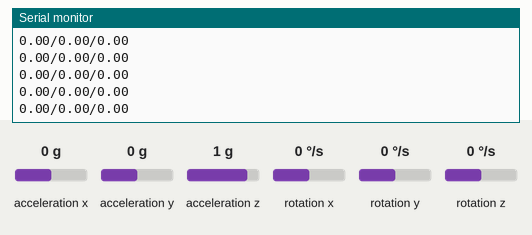
A sketch run on a simulated Arduino Uno, built with avr-gcc and run on an emulated ATmega328P. Shown: the last lines printed to the serial monitor. The inputs (shaded band) are chosen by the test bench; at power-on: acceleration z 1 g, acceleration x 0 g, rotation x 0 °/s, acceleration y 0 g, rotation y 0 °/s, rotation z 0 °/s.

Above: at 8.1 s.
8.2 s: acceleration z set to 0 g
At 8.7 s:
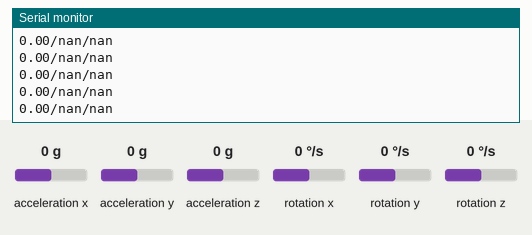
10.1 s: acceleration x set to -1.4 g
At 11.1 s:
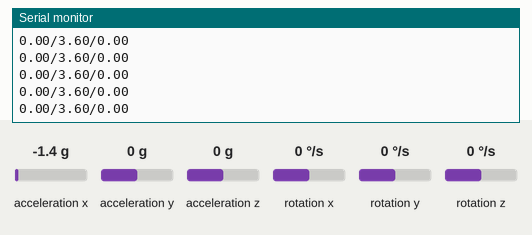
13.1 s: rotation x set to 100 °/s
At 14.1 s:
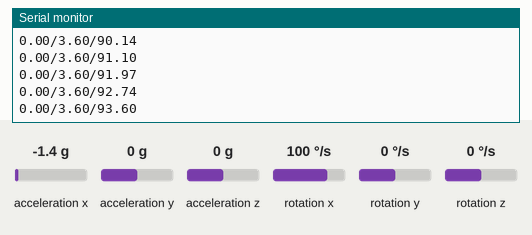
16.1 s: acceleration y set to -1.4 g
At 16.9 s:
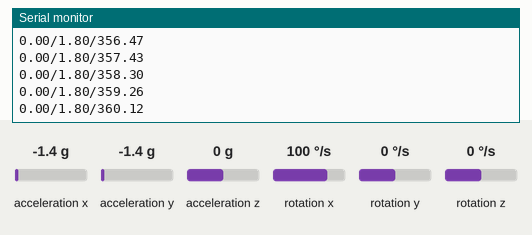
17.6 s: rotation y set to -192 °/s
At 18.5 s:
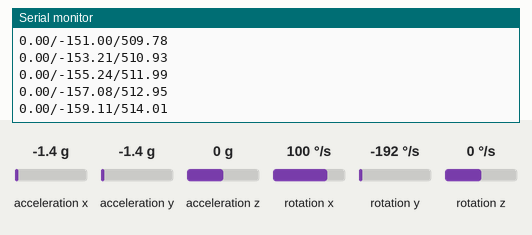
Timing chart, 0 to 20.1 s (numbered marks = the images above; inputs shaded):
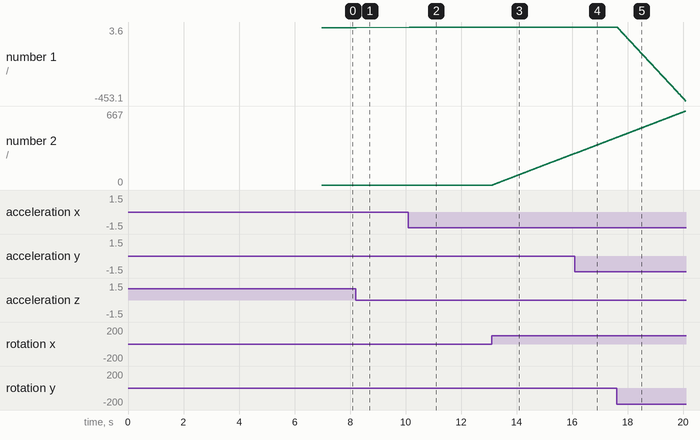

Measured:
- after the input at 8.2 s, the serial monitor: prints a new line at once (image 1)
- after the input at 10.1 s, the serial monitor: prints a new line at once (image 2)
- after the input at 13.1 s, the serial monitor: prints a new line at once (image 3)
- plotted number 1: 0 → 3.6 after the input at 10.1 s
- plotted number 2: 0 → 285.5 after the input at 13.1 s

The sketch:

calibrationtest.ino
```cpp
// Arduino sketch that returns calibration offsets for MPU6050 //   Version 1.1  (31th January 2014)
// Done by Luis Ródenas <luisrodenaslorda@gmail.com>
// Based on the I2Cdev library and previous work by Jeff Rowberg <jeff@rowberg.net>
// Updates (of the library) should (hopefully) always be available at https://github.com/jrowberg/i2cdevlib

// These offsets were meant to calibrate MPU6050's internal DMP, but can be also useful for reading sensors.
// The effect of temperature has not been taken into account so I can't promise that it will work if you
// calibrate indoors and then use it outdoors. Best is to calibrate and use at the same room temperature.

/* ==========  LICENSE  ==================================
 I2Cdev device library code is placed under the MIT license
 Copyright (c) 2011 Jeff Rowberg

 Permission is hereby granted, free of charge, to any person obtaining a copy
 of this software and associated documentation files (the "Software"), to deal
 in the Software without restriction, including without limitation the rights
 to use, copy, modify, merge, publish, distribute, sublicense, and/or sell
 copies of the Software, and to permit persons to whom the Software is
 furnished to do so, subject to the following conditions:

 The above copyright notice and this permission notice shall be included in
 all copies or substantial portions of the Software.

 THE SOFTWARE IS PROVIDED "AS IS", WITHOUT WARRANTY OF ANY KIND, EXPRESS OR
 IMPLIED, INCLUDING BUT NOT LIMITED TO THE WARRANTIES OF MERCHANTABILITY,
 FITNESS FOR A PARTICULAR PURPOSE AND NONINFRINGEMENT. IN NO EVENT SHALL THE
 AUTHORS OR COPYRIGHT HOLDERS BE LIABLE FOR ANY CLAIM, DAMAGES OR OTHER
 LIABILITY, WHETHER IN AN ACTION OF CONTRACT, TORT OR OTHERWISE, ARISING FROM,
 OUT OF OR IN CONNECTION WITH THE SOFTWARE OR THE USE OR OTHER DEALINGS IN
 THE SOFTWARE.
 =========================================================
 */

// I2Cdev and MPU6050 must be installed as libraries
#include "I2Cdev.h"
#include "MPU6050.h"
#include "Wire.h"

///////////////////////////////////   CONFIGURATION   /////////////////////////////
//Change this 3 variables if you want to fine tune the skecth to your needs.
int buffersize=1000;     //Amount of readings used to average, make it higher to get more precision but sketch will be slower  (default:1000)
int acel_deadzone=8;     //Acelerometer error allowed, make it lower to get more precision, but sketch may not converge  (default:8)
int giro_deadzone=1;     //Giro error allowed, make it lower to get more precision, but sketch may not converge  (default:1)

// default I2C address is 0x68
// specific I2C addresses may be passed as a parameter here
// AD0 low = 0x68 (default for InvenSense evaluation board)
// AD0 high = 0x69
//MPU6050 accelgyro;
MPU6050 accelgyro(0x68); // <-- use for AD0 high

int16_t ax, ay, az,gx, gy, gz;

int mean_ax,mean_ay,mean_az,mean_gx,mean_gy,mean_gz,state=0;
int ax_offset,ay_offset,az_offset,gx_offset,gy_offset,gz_offset;

float accelX, accelY, accelZ;
float gyroX, gyroY, gyroZ;
float accErrorX, accErrorY;
float gyroErrorX, gyroErrorY, gyroErrorZ;
float accelAngleX, accelAngleY, gyroAngleX, gyroAngleY, gyroAngleZ;
float roll, pitch, yaw;
float elapsedTime, currentTime, previousTime;
int c = 0;


///////////////////////////////////   SETUP   ////////////////////////////////////
void setup() {
  // join I2C bus (I2Cdev library doesn't do this automatically)
  Wire.begin();
  // COMMENT NEXT LINE IF YOU ARE USING ARDUINO DUE
  TWBR = 24; // 400kHz I2C clock (200kHz if CPU is 8MHz). Leonardo measured 250kHz.

  // initialize serial communication
  Serial.begin(19200);

  // initialize device
  accelgyro.initialize();

  // wait for ready
  while (Serial.available() && Serial.read()); // empty buffer
  while (Serial.available() && Serial.read()); // empty buffer again

  // start message
  Serial.println("\nMPU6050 Accel Sketch");
  delay(2000);
  Serial.println("\nYour MPU6050 should be placed in horizontal position, with package letters facing up. \nDon't touch it until you see a finish message.\n");
  delay(3000);
  // verify connection
  Serial.println(accelgyro.testConnection() ? "MPU6050 connection successful" : "MPU6050 connection failed");
  delay(1000);

  //printcalib();

  // reset offsets
  accelgyro.setXAccelOffset(-387); // -387
  accelgyro.setYAccelOffset(-799); // -799
  accelgyro.setZAccelOffset(2125); // 2125
  accelgyro.setXGyroOffset(17); // 17
  accelgyro.setYGyroOffset(17); // 17
  accelgyro.setZGyroOffset(-16); // -16

  calculate_IMU_error();
  delay(20);

}

///////////////////////////////////   LOOP   ////////////////////////////////////

void loop(){
  accelgyro.getMotion6(&ax, &ay, &az, &gx, &gy, &gz);
  accelX = (float)ax / 16384.0;
  accelY = (float)ay / 16384.0;
  accelZ = (float)az / 16384.0;

  accelAngleX = (atan(accelY / sqrt(pow(accelX, 2) + pow(accelZ, 2))) * 180 / PI) - accErrorX; // AccErrorX ~(0.58) See the calculate_IMU_error()custom function for more details
  accelAngleY = (atan(-1 * accelX / sqrt(pow(accelY, 2) + pow(accelZ, 2))) * 180 / PI) - accErrorY; // AccErrorY ~(-1.58

  // === Read gyroscope data === //
  previousTime = currentTime;        // Previous time is stored before the actual time read
  currentTime = millis();            // Current time actual time read
  elapsedTime = (currentTime - previousTime) / 1000; // Divide by 1000 to get seconds
  gyroX = ((float) gx / 131.0) - gyroErrorX; // For a 250deg/s range we have to divide first the raw value by 131.0, according to the datasheet
  gyroY = ((float) gy / 131.0) - gyroErrorY;
  gyroZ = ((float) gz / 131.0) - gyroErrorZ;
  // Currently the raw values are in degrees per seconds, deg/s, so we need to multiply by sendonds (s) to get the angle in degrees
  gyroAngleX = gyroAngleX + gyroX * elapsedTime; // deg/s * s = deg
  gyroAngleY = gyroAngleY + gyroY * elapsedTime;
  yaw =  yaw + gyroZ * elapsedTime;
  // Complementary filter - combine acceleromter and gyro angle values
  roll = 0.96 * gyroAngleX + 0.04 * accelAngleX;
  pitch = 0.96 * gyroAngleY + 0.04 * accelAngleY;

  // Print the values on the serial monitor
  Serial.print(yaw);
  Serial.print("/");
  Serial.print(pitch);
  Serial.print("/");
  Serial.println(roll);

}


///////////////////////////////////   FUNCTIONS   ////////////////////////////////////
void calculate_IMU_error() {
  // We can call this funtion in the setup section to calculate the accelerometer and gyro data error. From here we will get the error values used in the above equations printed on the Serial Monitor.
  // Note that we should place the IMU flat in order to get the proper values, so that we then can the correct values
  // Read accelerometer values 200 times
  while (c < 200) {
    accelgyro.getMotion6(&ax, &ay, &az, &gx, &gy, &gz);
    accelX = (float)ax / 16384.0;
    accelY = (float)ay / 16384.0;
    accelZ = (float)az / 16384.0;
    // Sum all readings
    accErrorX = accErrorX + ((atan((accelY) / sqrt(pow((accelX), 2) + pow((accelZ), 2))) * 180 / PI));
    accErrorY = accErrorY + ((atan(-1 * (accelX) / sqrt(pow((accelY), 2) + pow((accelZ), 2))) * 180 / PI));
    c++;
  }
  //Divide the sum by 200 to get the error value
  accErrorX = accErrorX / 200;
  accErrorY = accErrorY / 200;
  c = 0;
  // Read gyro values 200 times
  while (c < 200) {
    // Sum all readings
    gyroErrorX = gyroErrorX + (gx / 131.0);
    gyroErrorY = gyroErrorY + (gy / 131.0);
    gyroErrorZ = gyroErrorZ + (gz / 131.0);
    c++;
  }
  //Divide the sum by 200 to get the error value
  gyroErrorX = gyroErrorX / 200;
  gyroErrorY = gyroErrorY / 200;
  gyroErrorZ = gyroErrorZ / 200;
  // Print the error values on the Serial Monitor
  Serial.print("accErrorX: ");
  Serial.println(accErrorX);
  Serial.print("accErrorY: ");
  Serial.println(accErrorY);
  Serial.print("gyroErrorX: ");
  Serial.println(gyroErrorX);
  Serial.print("gyroErrorY: ");
  Serial.println(gyroErrorY);
  Serial.print("gyroErrorZ: ");
  Serial.println(gyroErrorZ);
}

void printcalib() {
  if (state==0){
    Serial.println("\nReading sensors for first time...");
    meansensors();
    state++;
    delay(1000);
  }

  if (state==1) {
    Serial.println("\nCalculating offsets...");
    calibration();
    state++;
    delay(1000);
  }

  if (state==2) {
    meansensors();
    Serial.println("\nFINISHED!");
    Serial.print("\nSensor readings with offsets:\t");
    Serial.print(mean_ax);
    Serial.print("\t");
    Serial.print(mean_ay);
    Serial.print("\t");
    Serial.print(mean_az);
    Serial.print("\t");
    Serial.print(mean_gx);
    Serial.print("\t");
    Serial.print(mean_gy);
    Serial.print("\t");
    Serial.println(mean_gz);
    Serial.print("Your offsets:\t");
    Serial.print(ax_offset);
    Serial.print("\t");
    Serial.print(ay_offset);
    Serial.print("\t");
    Serial.print(az_offset);
    Serial.print("\t");
    Serial.print(gx_offset);
    Serial.print("\t");
    Serial.print(gy_offset);
    Serial.print("\t");
    Serial.println(gz_offset);
    Serial.println("\nData is printed as: acelX acelY acelZ giroX giroY giroZ");
    Serial.println("Check that your sensor readings are close to 0 0 16384 0 0 0");
    Serial.println("If calibration was succesful write down your offsets so you can set them in your projects using something similar to mpu.setXAccelOffset(youroffset)");
  }
}

void meansensors(){
  long i=0,buff_ax=0,buff_ay=0,buff_az=0,buff_gx=0,buff_gy=0,buff_gz=0;

  while (i<(buffersize+101)){
    // read raw accel/gyro measurements from device
    accelgyro.getMotion6(&ax, &ay, &az, &gx, &gy, &gz);

    if (i>100 && i<=(buffersize+100)){ //First 100 measures are discarded
      buff_ax=buff_ax+ax;
      buff_ay=buff_ay+ay;
      buff_az=buff_az+az;
      buff_gx=buff_gx+gx;
      buff_gy=buff_gy+gy;
      buff_gz=buff_gz+gz;
    }
    if (i==(buffersize+100)){
      mean_ax=buff_ax/buffersize;
      mean_ay=buff_ay/buffersize;
      mean_az=buff_az/buffersize;
      mean_gx=buff_gx/buffersize;
      mean_gy=buff_gy/buffersize;
      mean_gz=buff_gz/buffersize;
    }
    i++;
    delay(2); //Needed so we don't get repeated measures
  }
}

void calibration(){
  ax_offset=-mean_ax/8;
  ay_offset=-mean_ay/8;
  az_offset=(16384-mean_az)/8;

  gx_offset=-mean_gx/4;
  gy_offset=-mean_gy/4;
  gz_offset=-mean_gz/4;
  while (1){
    int ready=0;
    accelgyro.setXAccelOffset(ax_offset);
    accelgyro.setYAccelOffset(ay_offset);
    accelgyro.setZAccelOffset(az_offset);

    accelgyro.setXGyroOffset(gx_offset);
    accelgyro.setYGyroOffset(gy_offset);
    accelgyro.setZGyroOffset(gz_offset);

    meansensors();
    Serial.println("...");

    if (abs(mean_ax)<=acel_deadzone) ready++;
    else ax_offset=ax_offset-mean_ax/acel_deadzone;

    if (abs(mean_ay)<=acel_deadzone) ready++;
    else ay_offset=ay_offset-mean_ay/acel_deadzone;

    if (abs(16384-mean_az)<=acel_deadzone) ready++;
    else az_offset=az_offset+(16384-mean_az)/acel_deadzone;

    if (abs(mean_gx)<=giro_deadzone) ready++;
    else gx_offset=gx_offset-mean_gx/(giro_deadzone+1);

    if (abs(mean_gy)<=giro_deadzone) ready++;
    else gy_offset=gy_offset-mean_gy/(giro_deadzone+1);

    if (abs(mean_gz)<=giro_deadzone) ready++;
    else gz_offset=gz_offset-mean_gz/(giro_deadzone+1);

    if (ready==6) break;
  }
}
```
